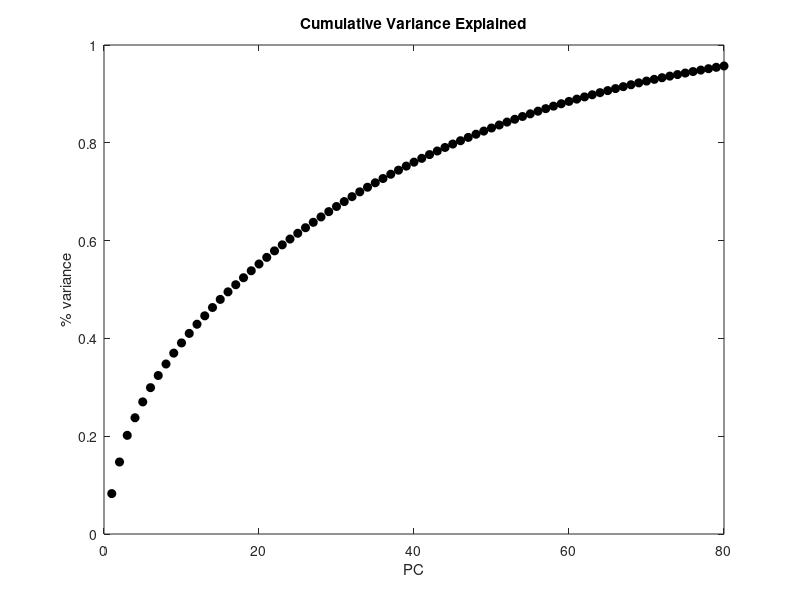
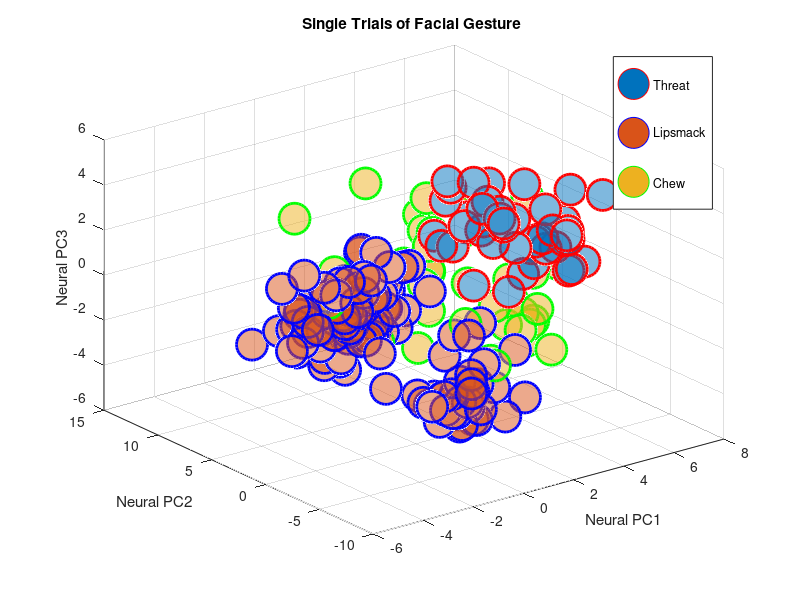

Source code (MATLAB) for these figures, in order:

%%%%%%%% PLOTTING Figure 3A
%%%%%%%%  Kinematic decoding and non-preserved neural correlations
%%%%%%%%
%%%%%%%%  Plots all Spearman's rho values (large for preserved rank-order, small if not) 

% This script will calculate the 1) loadings of each neuron onto each PC 
%                                2) the projections of the data onto the
%                                PCs
%                                3) variance explained by each PC 
% written GRI 250911

clear all ; 
data = load('MatFiles/Fig3A.mat');
sqrtFlag = 0;
centerOnlyFlag = 0; % ONLY mean center input to PCA (dont divide by std)
centerNormalizeFlag = 1; % normalize cells/variables by their variance in addition to mean-centering (PCA on correlation matrix)    


allCellsPerTrialSpikeCount = data.allCellsPerTrialSpikeCount;
allTrials = data.allTrials;
bhvs2plot = data.bhvs2plot;
taxis = data.ax; 

% Single-Trial PCA 
% Input is nTrials x nCells , 
%    where each entry is # of spikes within a trial
%  Each point in state-space is a TRIAL 

if centerOnlyFlag
     [coeff,score,latent, ~] = pca(allCellsPerTrialSpikeCount); % centering (subtract column/cell means) done automatically by pca()
     neuralInput = allCellsPerTrialSpikeCount - mean(allCellsPerTrialSpikeCount); %for plotting only, later
elseif centerNormalizeFlag
     [coeff,score,latent, ~] = pca(allCellsPerTrialSpikeCount,'VariableWeights', 'variance'); 
     neuralInput = (allCellsPerTrialSpikeCount - mean(allCellsPerTrialSpikeCount)) ./ std(allCellsPerTrialSpikeCount,[],1);
elseif sqrtFlag 
    [coeff,score,latent, ~] = pca(sqrt(allCellsPerTrialSpikeCount)); 
    neuralInput = sqrt(allCellsPerTrialSpikeCount);
else
    [coeff,score,latent, ~] = pca(allCellsPerTrialSpikeCount,'Centered','off');
    neuralInput = allCellsPerTrialSpikeCount;
    disp('performing PCA on uncentered, non-normalized data!')
end


% explained variance 
explained = latent/sum(latent);

% eigenvalues 
figure; 
plot(cumsum(latent/sum(latent)), 'ok','MarkerFaceColor','k') 
xlabel('PC'); ylabel('% variance'); xlim([0 80]);
title('Cumulative Variance Explained');

% plot perTrial data projected onto first 3 PCs 
%%
[~,~,id] = unique(allTrials.trialType);
colors = 'rbgck';
markers = 'osd*.';
plotFig = figure;
for idx = 1:length(unique(allTrials.trialType))'
    dat2plot = score(allTrials.trialType == bhvs2plot(idx),:);
    scat(idx) = scatter3(dat2plot(:,1), dat2plot(:,2), dat2plot(:,3), 500, [colors(idx) markers(idx)], 'filled',...
        'MarkerFaceAlpha', 0.5,'MarkerEdgeColor',colors(idx),'linew',2);
    hold on;
end
xlabel('Neural PC1')
ylabel('Neural PC2')
zlabel('Neural PC3')
title(['Single Trials of Facial Gesture ']); 
legend('Threat','Lipsmack','Chew')

% % figure; imagesc(allCellsPerTrialSpikeCount'); colormap(jet); ylabel('cell'); xlabel('trial#'); 
% % colorbar;
% % xticks(1:length(allTrials.trialType));
% % xticklabels(allTrials.trialType);
% % yticks(1:size(allCellsPerTrialSpikeCount,2));
% % yticklabels(spikeLabels);
% % title('spikes PER trial, per Cell ')
% % 
% % 
% % figure; imagesc(neuralInput'); colormap(jet); ylabel('cell'); xlabel('trial#'); 
% % colorbar;
% % xticks(1:length(allTrials.trialType));
% % xticklabels(allTrials.trialType);
% % yticks(1:size(allCellsPerTrialSpikeCount,2));
% % yticklabels(spikeLabels);
% % title('spikes PER trial per cell, PREPROC INPUT ')
% % 
% % % % plot FR vs loadings to see if highFR neurons determine own PCs
% % figure;
% % subplot(1,2,1); plot(bin.meanFRs(bin.meanFRs >= threshlowFR), coeff(:,1), 'o'); grid; xlabel('meanFR'); ylabel('loadings on PC1')
% % [rho1, pval1] = corr(bin.meanFRs(bin.meanFRs >= threshlowFR)', coeff(:,1));
% % subplot(1,2,2); plot(bin.meanFRs(bin.meanFRs >= threshlowFR), coeff(:,2), 'o'); grid; xlabel('meanFR'); ylabel('loadings on PC2')
% % [rho2, pval2] = corr(bin.meanFRs(bin.meanFRs >= threshlowFR)', coeff(:,2));
% % sgtitle('Mean FRs vs. loadings on PC1, PC2')
% % 
% 
% % loadings of each neuron on each PC
%  figure; imagesc(coeff(:,1:5));  colorbar; colormap(bluewhitered)
%  ax = gca; 
%  ax.FontSize = 10;
%  yticks(1:size(allCellsPerTrialSpikeCount,2));
%  yticklabels(data.spikeLabels2plot);
%  xticks(1:5)
%  xlabel('PC','FontSize',18); ylabel('Cell ID','FontSize',18);
%  title('PC Loadings are Distributed Across Cells','FontSize',22)
% 

% % % biplots in 2D & 3D 
% % 
% % figure; h1 = biplot(coeff(:,1:3), 'scores', score(:,1:3), 'Color', 'b','varlabels', spikeLabels);
% % title(['biplot PC1-3; bhvtype: ' num2str(bhvs2plot)]); 
% % 
% % figure; h2 =  biplot(coeff(:,1:2), 'scores', score(:,1:2), 'Color', 'b','varlabels', spikeLabels);
% % title(['biplot PC1v2; bhvtype: ' num2str(bhvs2plot)]); 
% % 
% figure; h3 = biplot(coeff(:,[1,3]), 'scores', score(:,[1,3]), 'Color', 'b','varlabels', spikeLabels);
% title(['biplot PC1v3; bhvtype: ' num2str(bhvs2plot)]); 
% 
% % labeling neurons by array & trials by bhvType
% %colorBiplotVectorsByArray(allCellsPerTrialSpikeCount', spikeLabels2plot, h1, h2, h3);
% %colorObservationsOnBiplot(allCellsPerTrialSpikeCount', allTrials.trialType, h1, h2, h3)
% 
